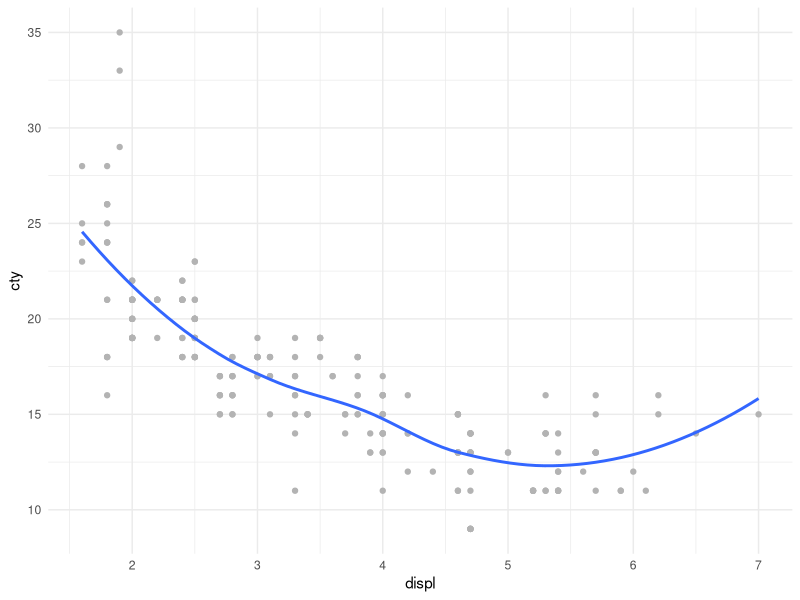

Reproduce this figure in R.
## ---- chunk 1
knitr::opts_chunk$set(echo = FALSE)
## ---- chunk 2

library(ggplot2)

ggplot(mpg, aes(displ, cty)) +
  geom_point(color = "gray70") +
  geom_smooth(se = FALSE) +
  theme_minimal()

